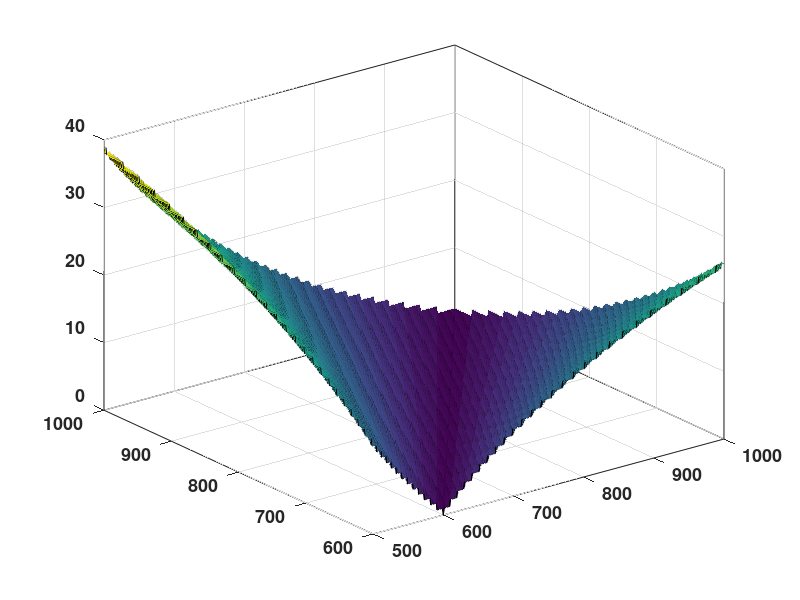

Write the MATLAB code that produced this figure. (Note: this script raises an error after producing the figure.)
format long g
format compact
clc
close all
clearvars

% get the location of the script file to save figures
full_path = mfilename('fullpath');
[startpath,  filename, ext] = fileparts(full_path);
plot_num = 1;

%% input parameters

%range limits (mm)
min_range = 600;
max_range = 1000;

% focal length (mm)
f = 1380;

% f-number
f_num = 14.5;

% pixel size (mm)
px_size = 0.00345;

%% for through the ranges

range_step = 1;

range = (500:range_step:max_range)*1e3;

coc_map = [];

for d_o=(min_range:range_step:max_range)*1e3
    
    dn = (range <= d_o);
    
    d_near = range(dn);
    d_far = range(~dn);
    
    tl = (d_o*f*f)/(f_num*(d_o-f));
    
    coc_far = (tl*((1/d_o)-(1./d_far)));
    coc_near = (tl*((1./d_near) - (1/d_o)));
    
    coc_map(end+1, :) = ceil([coc_near coc_far]/px_size); 
     
end

%% plot the surface

% x = range
% y = d_o =  min_range:range_step:max_range

figure(plot_num)
set(gcf,'position',([100,100,1000,800]),'color','w')
surf(range/1e3, min_range:range_step:max_range, coc_map)

box on
set(gca,'fontweight','bold','FontSize', 13);

colormap(parula(100));
shading interp;

% X-Axis
xlim([range(1) range(end)]/1e3);
%xticks(linspace(X(1), X(end), 11));
%xticklabels([(-fs/2):1e6:fs/2]/1e6);
xlabel('Range (m)', 'fontweight', 'bold', 'FontSize', 13);

% Y-Axis
ylim([min_range max_range]);
%yticks(linspace(Y(1), Y(end), 11));
%yticklabels([0:0.005:0.1]);
%ytickformat('%1.3f')
ylabel('d_o (m)', 'fontweight', 'bold', 'FontSize', 13);

% Z-Axis
zlim([0 40]);
zlabel('Blur Radius (px)', 'fontweight', 'bold', 'FontSize', 13);

view(-15, 60);

ax = gca;
%ax.Position = [0.07 0.175 0.92 0.23];

plot_num = plot_num + 1; 

